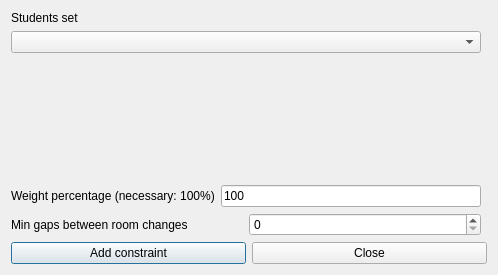
<?xml version="1.0" encoding="UTF-8"?>
<ui version="4.0">
 <class>AddConstraintStudentsSetMinGapsBetweenRoomChangesForm_template</class>
 <widget class="QDialog" name="AddConstraintStudentsSetMinGapsBetweenRoomChangesForm_template">
  <property name="geometry">
   <rect>
    <x>0</x>
    <y>0</y>
    <width>498</width>
    <height>275</height>
   </rect>
  </property>
  <property name="windowTitle">
   <string extracomment="This is the title of the dialog to add a new constraint of this type">Add students set min gaps between room changes</string>
  </property>
  <layout class="QGridLayout">
   <item row="4" column="0" colspan="2">
    <layout class="QHBoxLayout">
     <item>
      <widget class="QPushButton" name="addConstraintPushButton">
       <property name="text">
        <string>Add constraint</string>
       </property>
      </widget>
     </item>
     <item>
      <widget class="QPushButton" name="closePushButton">
       <property name="text">
        <string>Close</string>
       </property>
      </widget>
     </item>
    </layout>
   </item>
   <item row="0" column="0">
    <layout class="QVBoxLayout">
     <item>
      <widget class="QLabel" name="studentsTextLabel">
       <property name="frameShape">
        <enum>QFrame::NoFrame</enum>
       </property>
       <property name="frameShadow">
        <enum>QFrame::Plain</enum>
       </property>
       <property name="text">
        <string>Students set</string>
       </property>
       <property name="wordWrap">
        <bool>false</bool>
       </property>
      </widget>
     </item>
     <item>
      <widget class="QComboBox" name="studentsComboBox">
       <property name="editable">
        <bool>false</bool>
       </property>
       <property name="insertPolicy">
        <enum>QComboBox::NoInsert</enum>
       </property>
       <property name="duplicatesEnabled">
        <bool>false</bool>
       </property>
      </widget>
     </item>
    </layout>
   </item>
   <item row="2" column="0">
    <layout class="QHBoxLayout">
     <item>
      <widget class="QLabel" name="weightTextLabel">
       <property name="frameShape">
        <enum>QFrame::NoFrame</enum>
       </property>
       <property name="frameShadow">
        <enum>QFrame::Plain</enum>
       </property>
       <property name="text">
        <string>Weight percentage (necessary: 100%)</string>
       </property>
       <property name="wordWrap">
        <bool>false</bool>
       </property>
      </widget>
     </item>
     <item>
      <widget class="QLineEdit" name="weightLineEdit">
       <property name="text">
        <string notr="true">100</string>
       </property>
      </widget>
     </item>
    </layout>
   </item>
   <item row="3" column="0">
    <layout class="QHBoxLayout">
     <item>
      <widget class="QLabel" name="textLabel1">
       <property name="text">
        <string>Min gaps between room changes</string>
       </property>
       <property name="wordWrap">
        <bool>false</bool>
       </property>
      </widget>
     </item>
     <item>
      <widget class="QSpinBox" name="minGapsSpinBox"/>
     </item>
    </layout>
   </item>
   <item row="1" column="0">
    <spacer name="spacer1">
     <property name="orientation">
      <enum>Qt::Vertical</enum>
     </property>
     <property name="sizeType">
      <enum>QSizePolicy::Expanding</enum>
     </property>
     <property name="sizeHint" stdset="0">
      <size>
       <width>20</width>
       <height>21</height>
      </size>
     </property>
    </spacer>
   </item>
  </layout>
 </widget>
 <layoutdefault spacing="6" margin="11"/>
 <resources/>
 <connections/>
</ui>
